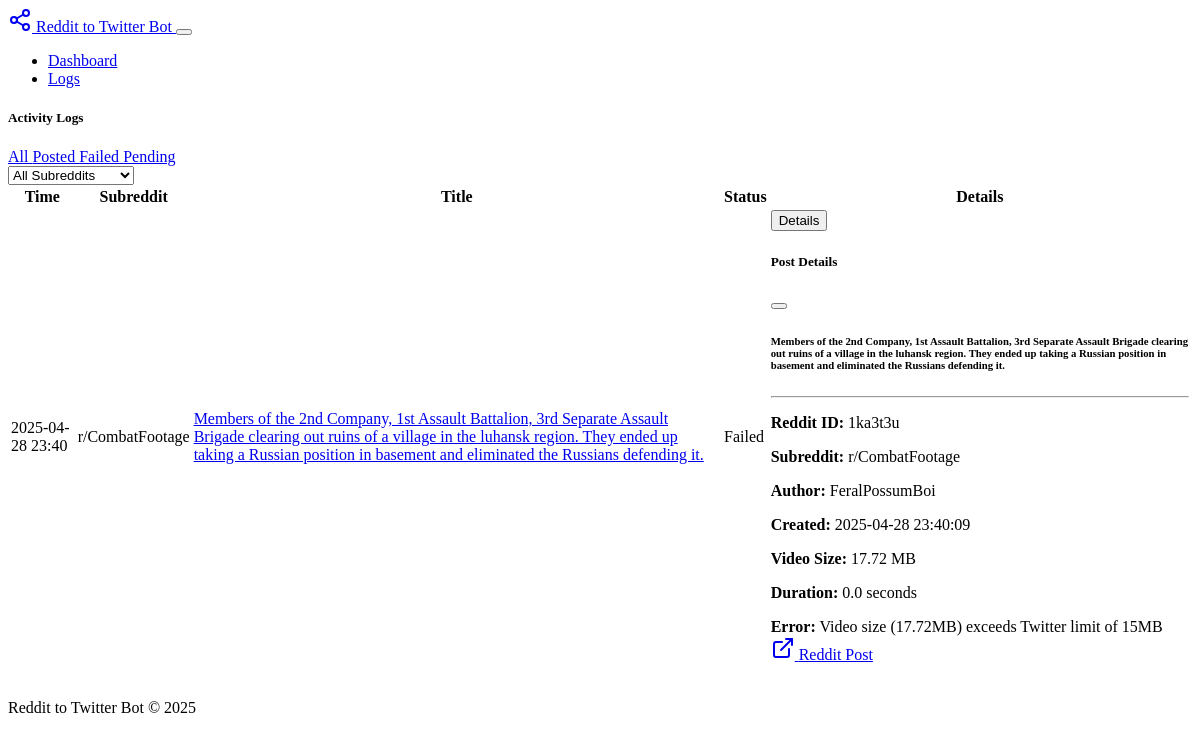
Screenshot of /logs?filter=failed&subreddit= with the database file from the repository.
### models.py (models this page shows, shortened)
class Post(db.Model):
    id = db.Column(db.Integer, primary_key=True)
    reddit_id = db.Column(db.String(20), unique=True, nullable=False)
    reddit_url = db.Column(db.String(255), nullable=False)
    title = db.Column(db.String(300), nullable=False)
    cleaned_title = db.Column(db.String(300), nullable=True)  # Stores the cleaned title
    subreddit = db.Column(db.String(50), nullable=False)
    author = db.Column(db.String(50), nullable=True)
    video_path = db.Column(db.String(255), nullable=True)
    video_size_bytes = db.Column(db.Integer, nullable=True)
    video_duration_seconds = db.Column(db.Float, nullable=True)
    posted_to_twitter = db.Column(db.Boolean, default=False)
    twitter_post_id = db.Column(db.String(50), nullable=True)
    twitter_post_url = db.Column(db.String(255), nullable=True)
    error = db.Column(db.Boolean, default=False)
    error_message = db.Column(db.Text, nullable=True)
    created_at = db.Column(db.DateTime, default=datetime.utcnow)
    processed_at = db.Column(db.DateTime, nullable=True)

### app.py (the view)
@app.route('/logs')
def logs():
    from models import Post
    page = request.args.get('page', 1, type=int)
    per_page = 20
    filter_type = request.args.get('filter', 'all')
    subreddit = request.args.get('subreddit', '')
    query = db.session.query(Post)
    if filter_type == 'success':
        query = query.filter_by(posted_to_twitter=True)
    elif filter_type == 'failed':
        query = query.filter_by(error=True)
    elif filter_type == 'pending':
        query = query.filter_by(posted_to_twitter=False, error=False)
    if subreddit:
        query = query.filter_by(subreddit=subreddit)
    pagination = query.order_by(Post.created_at.desc()).paginate(page=page, per_page=per_page)
    posts = pagination.items
    all_subreddits = db.session.query(Post.subreddit).distinct().all()
    all_subreddits = [s[0] for s in all_subreddits]
    return render_template('logs.html',
                          posts=posts,
                          pagination=pagination,
                          all_subreddits=all_subreddits,
                          current_filter=filter_type,
                          current_subreddit=subreddit)

### templates/logs.html (shortened to what this page needs)
<!DOCTYPE html>
<html lang="en" data-bs-theme="dark">
<head>
    <link rel="stylesheet" href="https://cdn.replit.com/agent/bootstrap-agent-dark-theme.min.css">
    <link rel="stylesheet" href="https://cdn.jsdelivr.net/npm/feather-icons/dist/feather.min.css">
    <link rel="stylesheet" href="{{ url_for('static', filename='css/custom.css') }}">
</head>
<body>
    <nav class="navbar navbar-expand-lg navbar-dark bg-dark">
        <div class="container">
            <a class="navbar-brand" href="{{ url_for('index') }}">
                <i data-feather="share-2"></i> Reddit to Twitter Bot
            </a>
            <button class="navbar-toggler" type="button" data-bs-toggle="collapse" data-bs-target="#navbarNav">
            </button>
            <div class="collapse navbar-collapse" id="navbarNav">
                <ul class="navbar-nav ms-auto">
                    <li class="nav-item">
                        <a class="nav-link" href="{{ url_for('index') }}">Dashboard</a>
                    </li>
                    <li class="nav-item">
                        <a class="nav-link active" href="{{ url_for('logs') }}">Logs</a>
                    </li>
                </ul>
            </div>
        </div>
    </nav>
    <div class="container mt-4">
        <div class="card mb-4">
            <div class="card-header">
                <h5 class="mb-0">Activity Logs</h5>
            </div>
            <div class="card-body">
                <div class="row mb-3">
                    <div class="col-md-8">
                        <div class="btn-group" role="group">
                            <a href="{{ url_for('logs', filter='all', subreddit=current_subreddit) }}"
                               class="btn btn-outline-secondary {{ 'active' if current_filter == 'all' }}">
                                All
                            </a>
                            <a href="{{ url_for('logs', filter='success', subreddit=current_subreddit) }}"
                               class="btn btn-outline-success {{ 'active' if current_filter == 'success' }}">
                                Posted
                            </a>
                            <a href="{{ url_for('logs', filter='failed', subreddit=current_subreddit) }}"
                               class="btn btn-outline-danger {{ 'active' if current_filter == 'failed' }}">
                                Failed
                            </a>
                            <a href="{{ url_for('logs', filter='pending', subreddit=current_subreddit) }}"
                               class="btn btn-outline-warning {{ 'active' if current_filter == 'pending' }}">
                                Pending
                            </a>
                        </div>
                    </div>
                    <div class="col-md-4">
                        <select class="form-select" id="subredditFilter" onchange="filterBySubreddit(this.value)">
                            <option value="">All Subreddits</option>
                        </select>
                    </div>
                </div>
                <div class="table-responsive">
                    <table class="table table-striped">
                        <thead>
                            <tr>
                                <th>Time</th>
                                <th>Subreddit</th>
                                <th>Title</th>
                                <th>Status</th>
                                <th>Details</th>
                            </tr>
                        </thead>
                        <tbody>
                            {% for post in posts %}
                            <tr>
                                <td>{{ post.created_at.strftime('%Y-%m-%d %H:%M') }}</td>
                                <td>r/{{ post.subreddit }}</td>
                                <td>
                                    <a href="{{ post.reddit_url }}" target="_blank" class="text-truncate d-inline-block" style="max-width: 300px;">
                                        {{ post.title }}
                                    </a>
                                </td>
                                <td>
                                    {% if post.error %}
                                    <span class="badge bg-danger">Failed</span>
                                    {% elif post.posted_to_twitter %}
                                    <a href="{{ post.twitter_post_url }}" target="_blank" class="badge bg-success">Posted</a>
                                    {% else %}
                                    <span class="badge bg-warning">Pending</span>
                                    {% endif %}
                                </td>
                                <td>
                                    <button class="btn btn-sm btn-outline-info"
                                            data-bs-toggle="modal"
                                            data-bs-target="#detailsModal{{ post.id }}">
                                        Details
                                    </button>
                                    <div class="modal fade" id="detailsModal{{ post.id }}" tabindex="-1">
                                        <div class="modal-dialog modal-lg">
                                            <div class="modal-content">
                                                <div class="modal-header">
                                                    <h5 class="modal-title">Post Details</h5>
                                                    <button type="button" class="btn-close" data-bs-dismiss="modal"></button>
                                                </div>
                                                <div class="modal-body">
                                                    <h6>{{ post.title }}</h6>
                                                    <hr>
                                                    <div class="row">
                                                        <div class="col-md-6">
                                                            <p><strong>Reddit ID:</strong> {{ post.reddit_id }}</p>
                                                            <p><strong>Subreddit:</strong> r/{{ post.subreddit }}</p>
                                                            <p><strong>Author:</strong> {{ post.author }}</p>
                                                            <p><strong>Created:</strong> {{ post.created_at.strftime('%Y-%m-%d %H:%M:%S') }}</p>
                                                        </div>
                                                        <div class="col-md-6">
                                                            {% if post.video_path %}
                                                            <p><strong>Video Size:</strong> {{ (post.video_size_bytes / 1024 / 1024)|round(2) }} MB</p>
                                                            <p><strong>Duration:</strong> {{ post.video_duration_seconds|round(2) }} seconds</p>
                                                            {% endif %}
                                                        </div>
                                                    </div>
                                                    {% if post.error %}
                                                    <div class="alert alert-danger mt-3">
                                                        <strong>Error:</strong> {{ post.error_message }}
                                                    </div>
                                                    {% endif %}
                                                    <div class="mt-3">
                                                        <div class="d-flex">
                                                            <a href="{{ post.reddit_url }}" target="_blank" class="btn btn-outline-primary me-2">
                                                                <i data-feather="external-link"></i> Reddit Post
                                                            </a>
                                                        </div>
                                                    </div>
                                                </div>
                                            </div>
                                        </div>
                                    </div>
                                </td>
                            </tr>
                            {% else %}
                            <tr>
                                <td colspan="5" class="text-center py-3">No posts found</td>
                            </tr>
                            {% endfor %}
                        </tbody>
                    </table>
                </div>
            </div>
        </div>
    </div>
    <footer class="footer mt-5 py-3 bg-dark">
        <div class="container text-center">
            <span class="text-muted">Reddit to Twitter Bot &copy; 2025</span>
        </div>
    </footer>
</body>
</html>

### static/css/custom.css (style rules this page uses)
.table-responsive { border-radius: 0.25rem; overflow: hidden; }
.footer { margin-top: 2rem; }
.modal-content { border: none; border-radius: 0.5rem; }
.modal-header { border-bottom-color: rgba(255, 255, 255, 0.1); }

### rows the page displays
Post: created_at "2025-04-28 23:40", subreddit "CombatFootage", title "Members of the 2nd Company, 1st Assault Battalion, 3rd Separate Assault Brigade clearing out ruins of a village in the luhansk region. They ended up taking a Russian position in basement and eliminated the Russians defending it.", error "Failed", reddit_id "1ka3t3u", author "FeralPossumBoi", created_at "2025-04-28 23:40:09", (post.video_size_bytes/1024/1024)|round(2) "17.72", video_duration_seconds "0.0", error_message "Video size (17.72MB) exceeds Twitter limit of 15MB"
